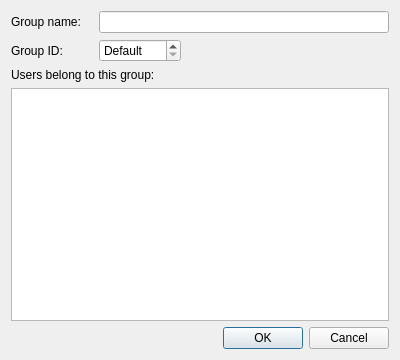
<?xml version="1.0" encoding="UTF-8"?>
<ui version="4.0">
 <class>GroupDialog</class>
 <widget class="QDialog" name="GroupDialog">
  <property name="geometry">
   <rect>
    <x>0</x>
    <y>0</y>
    <width>400</width>
    <height>360</height>
   </rect>
  </property>
  <property name="windowTitle">
   <string>Group Settings</string>
  </property>
  <layout class="QGridLayout" name="gridLayout">
   <item row="0" column="0">
    <widget class="QLabel" name="label">
     <property name="text">
      <string>Group name:</string>
     </property>
    </widget>
   </item>
   <item row="0" column="1" colspan="2">
    <widget class="QLineEdit" name="groupName"/>
   </item>
   <item row="1" column="0">
    <widget class="QLabel" name="label_2">
     <property name="text">
      <string>Group ID:</string>
     </property>
    </widget>
   </item>
   <item row="1" column="1">
    <widget class="QSpinBox" name="gid">
     <property name="specialValueText">
      <string>Default</string>
     </property>
     <property name="maximum">
      <number>32768</number>
     </property>
    </widget>
   </item>
   <item row="2" column="0" colspan="2">
    <widget class="QLabel" name="label_3">
     <property name="text">
      <string>Users belong to this group:</string>
     </property>
    </widget>
   </item>
   <item row="3" column="0" colspan="3">
    <widget class="QListWidget" name="userList">
     <property name="sizePolicy">
      <sizepolicy hsizetype="Expanding" vsizetype="Expanding">
       <horstretch>0</horstretch>
       <verstretch>1</verstretch>
      </sizepolicy>
     </property>
    </widget>
   </item>
   <item row="4" column="0" colspan="2">
    <spacer name="horizontalSpacer">
     <property name="orientation">
      <enum>Qt::Horizontal</enum>
     </property>
     <property name="sizeHint" stdset="0">
      <size>
       <width>178</width>
       <height>20</height>
      </size>
     </property>
    </spacer>
   </item>
   <item row="4" column="2">
    <layout class="QHBoxLayout" name="horizontalLayout">
     <item>
      <spacer name="horizontalSpacer_2">
       <property name="orientation">
        <enum>Qt::Horizontal</enum>
       </property>
       <property name="sizeHint" stdset="0">
        <size>
         <width>40</width>
         <height>20</height>
        </size>
       </property>
      </spacer>
     </item>
     <item>
      <widget class="QDialogButtonBox" name="buttonBox_1">
       <property name="orientation">
        <enum>Qt::Horizontal</enum>
       </property>
       <property name="standardButtons">
        <set>QDialogButtonBox::Ok</set>
       </property>
      </widget>
     </item>
     <item>
      <widget class="QDialogButtonBox" name="buttonBox_2">
       <property name="orientation">
        <enum>Qt::Horizontal</enum>
       </property>
       <property name="standardButtons">
        <set>QDialogButtonBox::Cancel</set>
       </property>
      </widget>
     </item>
    </layout>
   </item>
  </layout>
 </widget>
 <resources/>
 <connections>
  <connection>
   <sender>buttonBox_1</sender>
   <signal>accepted()</signal>
   <receiver>GroupDialog</receiver>
   <slot>accept()</slot>
   <hints>
    <hint type="sourcelabel">
     <x>248</x>
     <y>254</y>
    </hint>
    <hint type="destinationlabel">
     <x>157</x>
     <y>274</y>
    </hint>
   </hints>
  </connection>
  <connection>
   <sender>buttonBox_1</sender>
   <signal>rejected()</signal>
   <receiver>GroupDialog</receiver>
   <slot>reject()</slot>
   <hints>
    <hint type="sourcelabel">
     <x>316</x>
     <y>260</y>
    </hint>
    <hint type="destinationlabel">
     <x>286</x>
     <y>274</y>
    </hint>
   </hints>
  </connection>
 </connections>
</ui>
